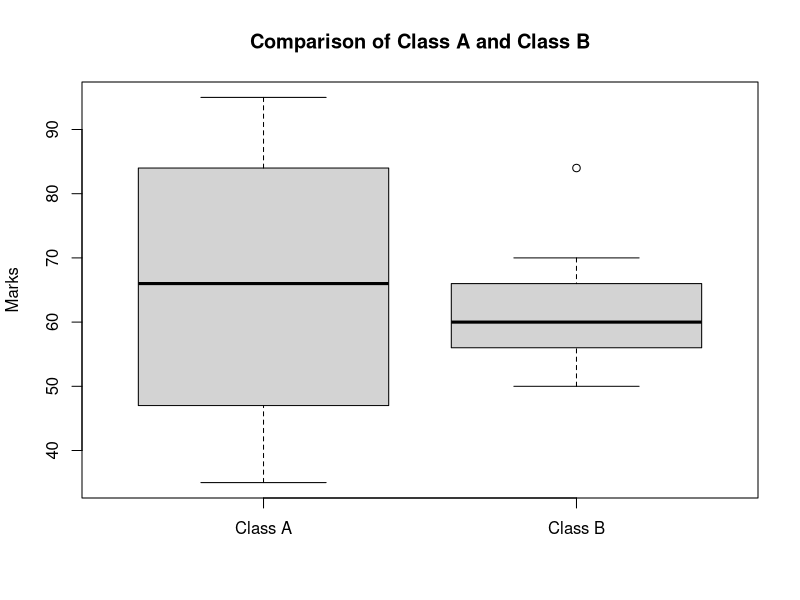

Write the R code that produced this figure.
# Q3 - Class A and Class B Analysis

# Marks of Class A
class_A <- c(76, 35, 47, 64, 95, 66, 89, 36, 84)

# Marks of Class B
class_B <- c(51, 56, 84, 60, 59, 70, 63, 66, 50)

# -----------------------------
# (i) Mean, Median and Range
# -----------------------------

cat("Class A\n")
cat("Mean =", mean(class_A), "\n")
cat("Median =", median(class_A), "\n")
cat("Range =", max(class_A) - min(class_A), "\n\n")

cat("Class B\n")
cat("Mean =", mean(class_B), "\n")
cat("Median =", median(class_B), "\n")
cat("Range =", max(class_B) - min(class_B), "\n")

# -----------------------------
# (ii) Boxplot
# -----------------------------

boxplot(
  class_A,
  class_B,
  names = c("Class A", "Class B"),
  main = "Comparison of Class A and Class B",
  ylab = "Marks"
)
